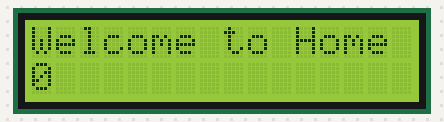
This sketch was run on a simulated Arduino Uno, built with avr-gcc and run on an emulated ATmega328P. Parts: 16×2 character LCD.

Above: at 0.1 s.
At 4.1 s:
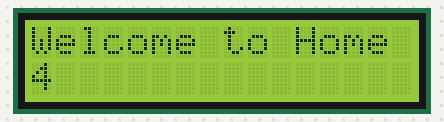
At 9.1 s:
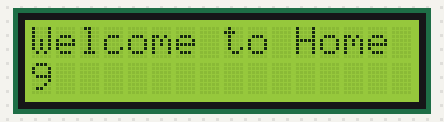
At 19.1 s:
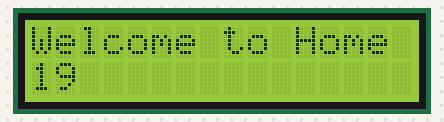
At 29.1 s:
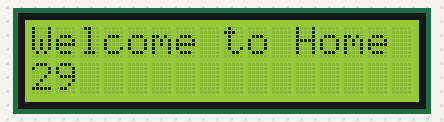
At 39.1 s:
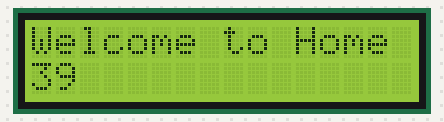

Measured:
- what the display in image 1 shows lasts 1.0 s, from 4.0 s to 5.0 s

The sketch:

LCD.ino
```cpp
#include <LiquidCrystal.h>

// initialize the library with the numbers of the interface pins
LiquidCrystal lcd(12, 11, 5, 4, 3, 2);

void setup() {
  // set up the LCD's number of columns and rows:
  lcd.begin(16, 2);
  // Print a message to the LCD.
  lcd.print("Welcome to Home automation workshop - ISA");//You can change it to whatever LCD should print
}

void loop() {
  // set the cursor to column 0, line 1
  // (note: line 1 is the second row, since counting begins with 0):
  lcd.setCursor(0, 1);
  // print the number of seconds since reset:
  lcd.print(millis() / 1000);
}
```
